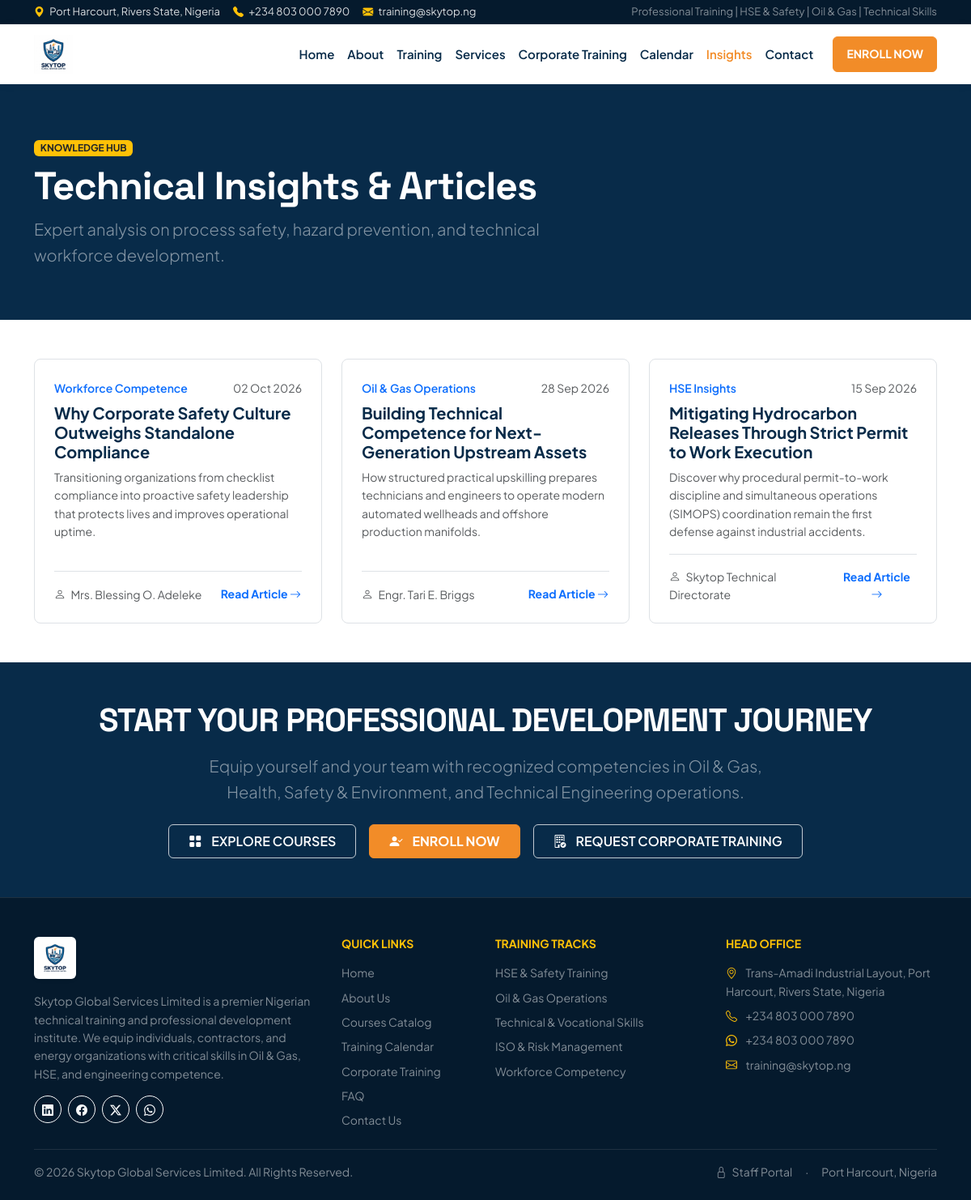
Screenshot of /blog.php with the database file from the repository.
### tables this page shows
CREATE TABLE blog_posts (
    id INT AUTO_INCREMENT PRIMARY KEY,
    category_id INT NOT NULL,
    title VARCHAR(220) NOT NULL,
    slug VARCHAR(240) NOT NULL UNIQUE,
    author VARCHAR(100) NOT NULL DEFAULT 'Skytop HSE Technical Team',
    excerpt TEXT NOT NULL,
    content LONGTEXT NOT NULL,
    featured_image VARCHAR(255) NULL,
    status ENUM('published', 'draft') DEFAULT 'published',
    published_at DATE NOT NULL,
    created_at TIMESTAMP DEFAULT CURRENT_TIMESTAMP,
    CONSTRAINT fk_blog_category FOREIGN KEY (category_id) REFERENCES blog_categories(id) ON DELETE CASCADE
);

CREATE TABLE blog_categories (
    id INT AUTO_INCREMENT PRIMARY KEY,
    name VARCHAR(100) NOT NULL,
    slug VARCHAR(120) NOT NULL UNIQUE,
    created_at TIMESTAMP DEFAULT CURRENT_TIMESTAMP
);

### models/Blog.php (called while the page is built, shortened)
<?php
class Blog {
    public static function getLatest(int $limit = 6): array {
        $db = Database::getConnection();
        $stmt = $db->prepare("SELECT b.*, cat.name AS category_name
                              FROM blog_posts b
                              JOIN blog_categories cat ON b.category_id = cat.id
                              WHERE b.status = 'published'
                              ORDER BY b.published_at DESC LIMIT :limit");
        $stmt->bindValue(':limit', $limit, PDO::PARAM_INT);
        $stmt->execute();
        return $stmt->fetchAll();
    }
}

### includes/functions.php (called while the page is built, shortened)
<?php
function format_date(string $dateString): string {
    $timestamp = strtotime($dateString);
    return date('d M Y', $timestamp);
}

### blog.php (the view, shortened to what this page needs)
<?php
require_once __DIR__ . '/includes/header.php';
require_once __DIR__ . '/includes/navbar.php';
require_once __DIR__ . '/models/Blog.php';
$articles = Blog::getLatest(9);
?>
<div class="bg-navy text-white py-5">
    <div class="container py-3">
        <span class="badge bg-warning text-dark fw-bold mb-2 text-uppercase">Knowledge Hub</span>
        <h1 class="fw-bold display-5 mb-2">Technical Insights & Articles</h1>
        <p class="lead text-white-50 mb-0" style="max-width: 700px;">
            Expert analysis on process safety, hazard prevention, and technical workforce development.
        </p>
    </div>
</div>
<div class="container py-5">
    <div class="row g-4">
        <?php foreach ($articles as $post): ?>
        <div class="col-md-6 col-lg-4">
            <div class="card h-100 skytop-card border overflow-hidden">
                <div class="card-body p-4 d-flex flex-column">
                    <div class="d-flex justify-content-between align-items-center mb-2">
                        <span class="text-primary small fw-semibold"><?= htmlspecialchars($post['category_name']) ?></span>
                        <small class="text-muted"><?= format_date($post['published_at']) ?></small>
                    </div>
                    <h5 class="fw-bold text-navy mb-2"><?= htmlspecialchars($post['title']) ?></h5>
                    <p class="text-muted small flex-grow-1 mb-3">
                        <?= htmlspecialchars($post['excerpt']) ?>
                    </p>
                    <div class="d-flex justify-content-between align-items-center border-top pt-3">
                        <small class="text-muted"><i class="bi bi-person me-1"></i> <?= htmlspecialchars($post['author']) ?></small>
                        <a href="<?= SITE_URL ?>/blog-details.php?slug=<?= urlencode($post['slug']) ?>" class="btn btn-sm btn-link text-primary text-decoration-none fw-bold p-0">
                            Read Article <i class="bi bi-arrow-right"></i>
                        </a>
                    </div>
                </div>
            </div>
        </div>
        <?php endforeach; ?>
    </div>
</div>
<?php require_once __DIR__ . '/includes/footer.php'; ?>

### assets/css/style.css (style rules this page uses)
:root { --skytop-navy: #082B49; --skytop-navy-dark: #051a2d; --skytop-blue: #0D5EA8; --skytop-orange: #F28C28; --skytop-orange-hover: #d9771a; --skytop-dark: #17212B; --skytop-light: #F5F7FA; --skytop-border: rgba(8, 43, 73, 0.08); }
body { font-family: 'Plus Jakarta Sans', -apple-system, BlinkMacSystemFont, 'Segoe UI', Roboto, sans-serif; color: var(--skytop-dark); background-color: #ffffff; line-height: 1.6; }
h1, h2, h3, h4, .font-heading { font-family: 'Space Grotesk', 'Plus Jakarta Sans', sans-serif; letter-spacing: -0.02em; }
.bg-navy { background-color: var(--skytop-navy) !important; }
.text-navy { color: var(--skytop-navy) !important; }
.skytop-card { background: #ffffff; border: 1px solid var(--skytop-border); border-radius: 8px; transition: transform 0.2s ease, box-shadow 0.2s ease; }

### rows the page displays
blog_posts: category.name "Workforce Competence", published_at "02 Oct 2026", title "Why Corporate Safety Culture Outweighs Standalone Compliance", excerpt "Transitioning organizations from checklist compliance into proactive safety leadership that protects lives and improves operational uptime.", author "Mrs. Blessing O. Adeleke"
blog_posts: category.name "Oil & Gas Operations", published_at "28 Sep 2026", title "Building Technical Competence for Next-Generation Upstream Assets", excerpt "How structured practical upskilling prepares technicians and engineers to operate modern automated wellheads and offshore production manifolds.", author "Engr. Tari E. Briggs"
blog_posts: category.name "HSE Insights", published_at "15 Sep 2026", title "Mitigating Hydrocarbon Releases Through Strict Permit to Work Execution", excerpt "Discover why procedural permit-to-work discipline and simultaneous operations (SIMOPS) coordination remain the first defense against industrial accidents.", author "Skytop Technical Directorate"

### other values shown
SITE_PHONE "+234 803 000 7890"
ADMIN_EMAIL "training@skytop.ng"
SITE_WHATSAPP "+234 803 000 7890"
